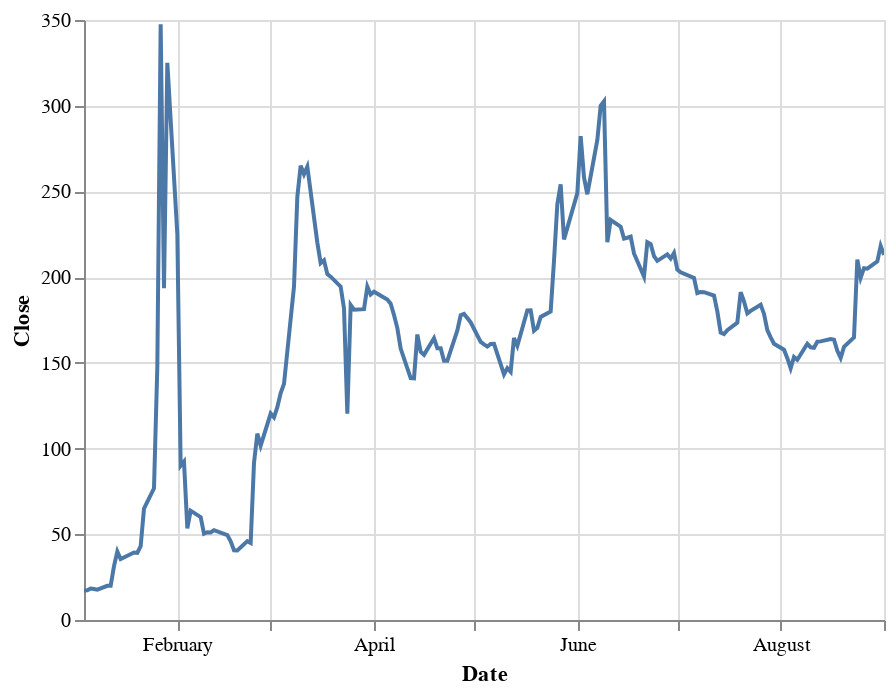

The code cell stored with this chart in its notebook:
### Code cell
gme = yf.download("GME", start="2021-01-01", end="2021-09-02")
gme.reset_index(inplace=True)

alt.Chart(gme).mark_line().encode(
    x = 'Date:T',
    y = 'Close:Q'
).interactive()

### Figure 1 — Vega-Lite specification as saved in the notebook (floating-point values rounded to 4 significant figures; data arrays with more than 128 entries replaced by an {"elided": "..."} marker saying what was removed)
{"config": {"view": {"continuousWidth": 400, "continuousHeight": 300}}, "data": {"name": "data-ea28774a4101fc980643c8b1ef56f146"}, "mark": "line", "encoding": {"x": {"type": "temporal", "field": "Date"}, "y": {"type": "quantitative", "field": "Close"}}, "selection": {"selector003": {"type": "interval", "bind": "scales", "encodings": ["x", "y"]}}, "$schema": "https://vega.github.io/schema/vega-lite/v4.8.1.json", "datasets": {"data-ea28774a4101fc980643c8b1ef56f146": {"elided": "168 records"}}}
